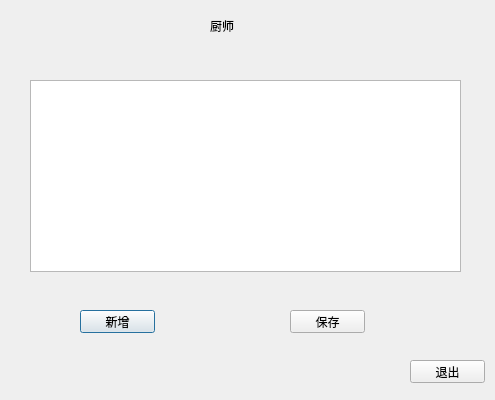
<?xml version="1.0" encoding="UTF-8"?>
<ui version="4.0">
 <class>manageCook</class>
 <widget class="QDialog" name="manageCook">
  <property name="geometry">
   <rect>
    <x>0</x>
    <y>0</y>
    <width>495</width>
    <height>400</height>
   </rect>
  </property>
  <property name="windowTitle">
   <string>Dialog</string>
  </property>
  <widget class="QLabel" name="label">
   <property name="geometry">
    <rect>
     <x>210</x>
     <y>20</y>
     <width>54</width>
     <height>12</height>
    </rect>
   </property>
   <property name="text">
    <string>厨师</string>
   </property>
  </widget>
  <widget class="QTableWidget" name="tableWidget">
   <property name="geometry">
    <rect>
     <x>30</x>
     <y>80</y>
     <width>431</width>
     <height>192</height>
    </rect>
   </property>
  </widget>
  <widget class="QPushButton" name="pushButton">
   <property name="geometry">
    <rect>
     <x>80</x>
     <y>310</y>
     <width>75</width>
     <height>23</height>
    </rect>
   </property>
   <property name="text">
    <string>新增</string>
   </property>
  </widget>
  <widget class="QPushButton" name="pushButton_2">
   <property name="geometry">
    <rect>
     <x>290</x>
     <y>310</y>
     <width>75</width>
     <height>23</height>
    </rect>
   </property>
   <property name="text">
    <string>保存</string>
   </property>
  </widget>
  <widget class="QPushButton" name="pushButton_3">
   <property name="geometry">
    <rect>
     <x>410</x>
     <y>360</y>
     <width>75</width>
     <height>23</height>
    </rect>
   </property>
   <property name="text">
    <string>退出</string>
   </property>
  </widget>
 </widget>
 <resources/>
 <connections/>
</ui>
